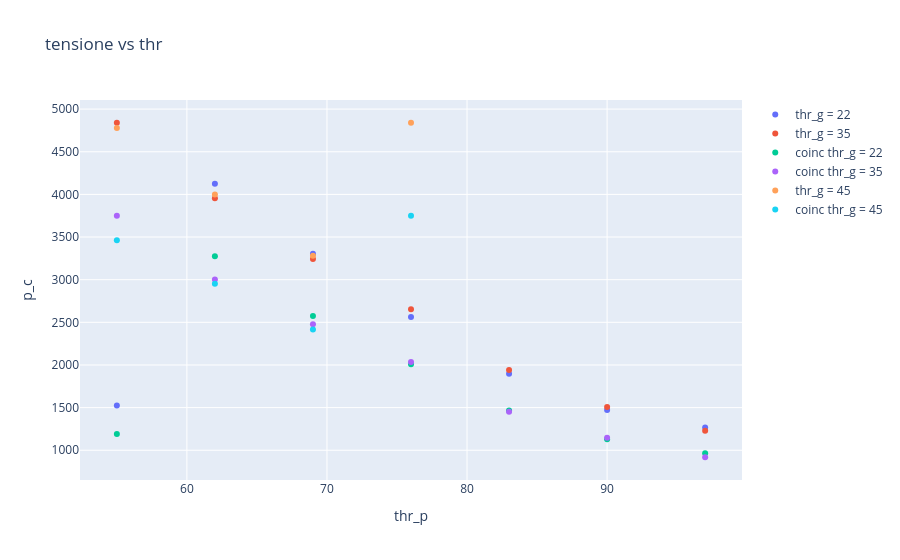

This figure's notebook cell:
### Code cell
df_22 = df[df['thr_g'] == 22]
df_35 = df[df['thr_g'] == 35]
df_45 = df[df['thr_g'] == 45]
fig = go.Figure()
fig.add_trace(go.Scatter(x=df_22['thr_p'], y=df_22['p_c'], mode='markers', name='thr_g = 22'))
fig.add_trace(go.Scatter(x=df_35['thr_p'], y=df_35['p_c'], mode='markers', name='thr_g = 35'))
fig.add_trace(go.Scatter(x=df_22['thr_p'], y=df_22['coincidenze'], mode = 'markers', name='coinc thr_g = 22'))
fig.add_trace(go.Scatter(x=df_35['thr_p'], y=df_35['coincidenze'], mode = 'markers', name='coinc thr_g = 35'))
fig.add_trace(go.Scatter(x=df_45['thr_p'], y=df_45['p_c'], mode='markers', name='thr_g = 45'))
fig.add_trace(go.Scatter(x=df_45['thr_p'], y=df_45['coincidenze'], mode = 'markers', name='coinc thr_g = 45'))
fig.update_layout(title= 'tensione vs thr', xaxis_title='thr_p', yaxis_title='p_c')
fig.show()

### Figure 1 — Plotly figure (JSON) as saved in the notebook; plotly's stock layout.template omitted (floating-point values rounded to 4 significant figures)
{"data": [{"mode": "markers", "name": "thr_g = 22", "type": "scatter", "x": [55, 62, 69, 76, 83, 90, 97], "y": [1525, 4126, 3304, 2561, 1897, 1473, 1268]}, {"mode": "markers", "name": "thr_g = 35", "type": "scatter", "x": [97, 90, 83, 76, 69, 62, 55], "y": [1230, 1508, 1942, 2652, 3242, 3956, 4840]}, {"mode": "markers", "name": "coinc thr_g = 22", "type": "scatter", "x": [55, 62, 69, 76, 83, 90, 97], "y": [1190, 3276, 2573, 2008, 1467, 1128, 965]}, {"mode": "markers", "name": "coinc thr_g = 35", "type": "scatter", "x": [97, 90, 83, 76, 69, 62, 55], "y": [918, 1146, 1451, 2035, 2476, 3003, 3751]}, {"mode": "markers", "name": "thr_g = 45", "type": "scatter", "x": [55, 62, 69, 76], "y": [4779, 3998, 3282, 4840]}, {"mode": "markers", "name": "coinc thr_g = 45", "type": "scatter", "x": [55, 62, 69, 76], "y": [3462, 2952, 2415, 3751]}], "layout": {"title": {"text": "tensione vs thr"}, "xaxis": {"title": {"text": "thr_p"}}, "yaxis": {"title": {"text": "p_c"}}}}
